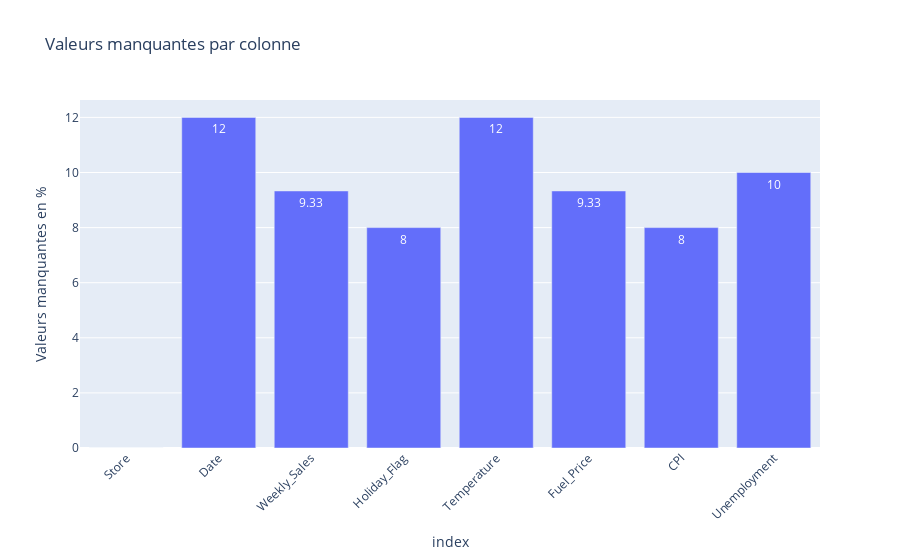
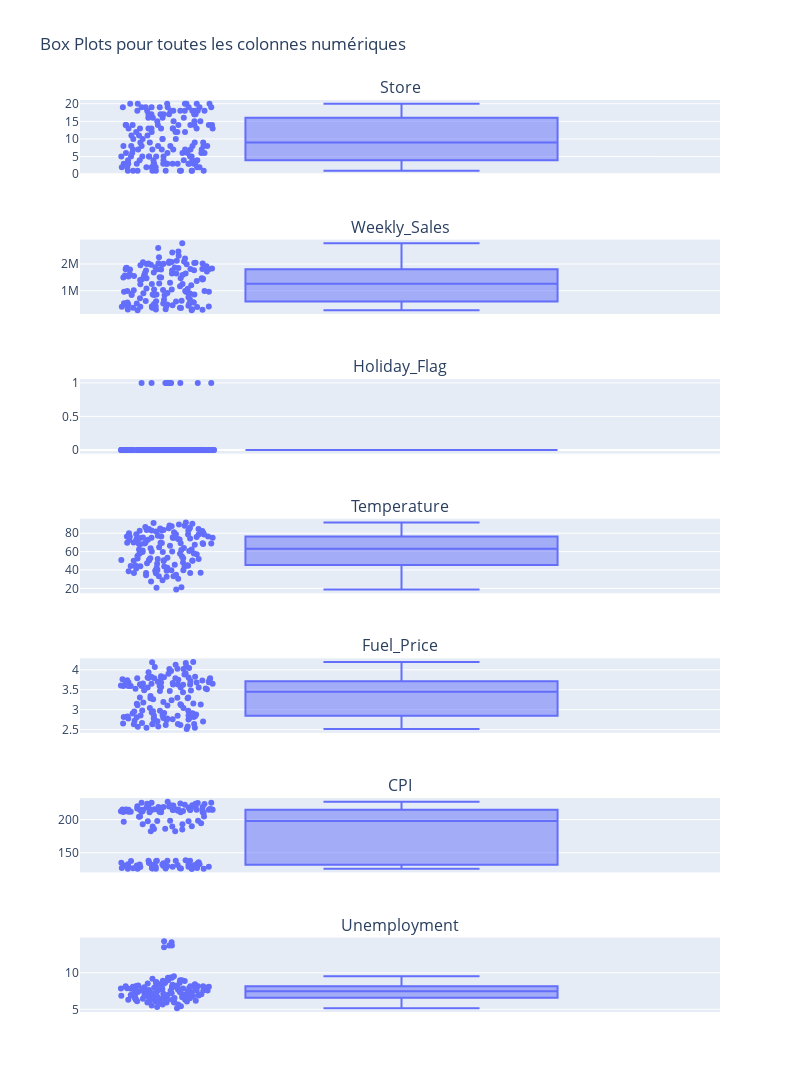

Notebook code for these charts, in order:
### Markdown cell above
### L'EDA Analyse exploratoire des données Basique
---

### Code cell
print(f"Nous avons {df.shape[0]} colonnes et {df.shape[1]} lignes dans ce jeu de données")

print("\n... Informations sur les colonnes et les types de données ...")
df.info() 

print("\n... Statistiques descriptives sur les colonnes numériques ...")
display(df.describe())

print("\n... Valeurs manquantes ...")
nb_valeurs_manquantes = df.isnull().sum()
pourcentage_valeurs_manquantes = (df.isnull().mean() * 100).round(2)
df_manquants = pd.DataFrame({
    'Nombre de Valeurs Manquantes': nb_valeurs_manquantes,
    '% Valeurs Manquantes': pourcentage_valeurs_manquantes
})
# Ne garder que les colonnes avec des valeurs manquantes
df_manquants[df_manquants['Nombre de Valeurs Manquantes'] > 0].sort_values('Nombre de Valeurs Manquantes', ascending=False)
print(df_manquants)

print("\n... Visualisation des valeurs manquantes ...")
fig = px.bar(df_manquants, 
             x=pourcentage_valeurs_manquantes.index, 
             y=pourcentage_valeurs_manquantes.values, 
             title="Valeurs manquantes par colonne",
             labels={'x': 'Colonnes', 'y': 'Valeurs manquantes en %'},
             text=pourcentage_valeurs_manquantes.values)

fig.update_layout(xaxis_tickangle=-45)
fig.show()

print("\n... Visualisation histogramme ...")
df.hist(figsize=(15,10))
plt.tight_layout()
plt.show()

print("\n... Visualisation box plot ...")
colonnes_numeriques = df.select_dtypes(include=['float64', 'int64']).columns

# Créer une figure avec des sous-graphiques (1 colonne, autant de lignes que de colonnes numériques)
fig = make_subplots(rows=len(colonnes_numeriques), cols=1, subplot_titles=colonnes_numeriques)

# Ajouter un box plot pour chaque colonne numérique
for i, colonne in enumerate(colonnes_numeriques, start=1):
    box_plot = px.box(df, y=colonne, points="all").data[0]
    fig.add_trace(box_plot, row=i, col=1)

fig.update_layout(
    height=300 * len(colonnes_numeriques),
    width=800,
    title_text="Box Plots pour toutes les colonnes numériques",
    showlegend=False
)
fig.show()

### Figure 1 — Plotly figure (JSON) as saved in the notebook; plotly's stock layout.template omitted (floating-point values rounded to 4 significant figures)
{"data": [{"alignmentgroup": "True", "hovertemplate": "index=%{x}<br>Valeurs manquantes en %=%{y}<br>text=%{text}<extra></extra>", "legendgroup": "", "marker": {"color": "#636efa", "pattern": {"shape": ""}}, "name": "", "offsetgroup": "", "orientation": "v", "showlegend": false, "text": [0, 12, 9.33, 8, 12, 9.33, 8, 10], "textposition": "auto", "type": "bar", "x": ["Store", "Date", "Weekly_Sales", "Holiday_Flag", "Temperature", "Fuel_Price", "CPI", "Unemployment"], "xaxis": "x", "y": [0, 12, 9.33, 8, 12, 9.33, 8, 10], "yaxis": "y"}], "layout": {"barmode": "relative", "legend": {"tracegroupgap": 0}, "title": {"text": "Valeurs manquantes par colonne"}, "xaxis": {"anchor": "y", "domain": [0, 1], "tickangle": -45, "title": {"text": "index"}}, "yaxis": {"anchor": "x", "domain": [0, 1], "title": {"text": "Valeurs manquantes en %"}}}}

### Figure 2 — Plotly figure (JSON) as saved in the notebook; plotly's stock layout.template omitted (floating-point values rounded to 4 significant figures; data arrays with more than 128 entries replaced by an {"elided": "..."} marker saying what was removed)
{"data": [{"alignmentgroup": "True", "boxpoints": "all", "hovertemplate": "Store=%{y}<extra></extra>", "legendgroup": "", "marker": {"color": "#636efa"}, "name": "", "notched": false, "offsetgroup": "", "orientation": "v", "showlegend": false, "type": "box", "x0": " ", "xaxis": "x", "y": {"elided": "150 int values"}, "y0": " ", "yaxis": "y"}, {"alignmentgroup": "True", "boxpoints": "all", "hovertemplate": "Weekly_Sales=%{y}<extra></extra>", "legendgroup": "", "marker": {"color": "#636efa"}, "name": "", "notched": false, "offsetgroup": "", "orientation": "v", "showlegend": false, "type": "box", "x0": " ", "xaxis": "x2", "y": {"elided": "150 float values"}, "y0": " ", "yaxis": "y2"}, {"alignmentgroup": "True", "boxpoints": "all", "hovertemplate": "Holiday_Flag=%{y}<extra></extra>", "legendgroup": "", "marker": {"color": "#636efa"}, "name": "", "notched": false, "offsetgroup": "", "orientation": "v", "showlegend": false, "type": "box", "x0": " ", "xaxis": "x3", "y": {"elided": "150 int values"}, "y0": " ", "yaxis": "y3"}, {"alignmentgroup": "True", "boxpoints": "all", "hovertemplate": "Temperature=%{y}<extra></extra>", "legendgroup": "", "marker": {"color": "#636efa"}, "name": "", "notched": false, "offsetgroup": "", "orientation": "v", "showlegend": false, "type": "box", "x0": " ", "xaxis": "x4", "y": {"elided": "150 float values"}, "y0": " ", "yaxis": "y4"}, {"alignmentgroup": "True", "boxpoints": "all", "hovertemplate": "Fuel_Price=%{y}<extra></extra>", "legendgroup": "", "marker": {"color": "#636efa"}, "name": "", "notched": false, "offsetgroup": "", "orientation": "v", "showlegend": false, "type": "box", "x0": " ", "xaxis": "x5", "y": {"elided": "150 float values"}, "y0": " ", "yaxis": "y5"}, {"alignmentgroup": "True", "boxpoints": "all", "hovertemplate": "CPI=%{y}<extra></extra>", "legendgroup": "", "marker": {"color": "#636efa"}, "name": "", "notched": false, "offsetgroup": "", "orientation": "v", "showlegend": false, "type": "box", "x0": " ", "xaxis": "x6", "y": {"elided": "150 float values"}, "y0": " ", "yaxis": "y6"}, {"alignmentgroup": "True", "boxpoints": "all", "hovertemplate": "Unemployment=%{y}<extra></extra>", "legendgroup": "", "marker": {"color": "#636efa"}, "name": "", "notched": false, "offsetgroup": "", "orientation": "v", "showlegend": false, "type": "box", "x0": " ", "xaxis": "x7", "y": {"elided": "150 float values"}, "y0": " ", "yaxis": "y7"}], "layout": {"annotations": [{"font": {"size": 16}, "showarrow": false, "text": "Store", "x": 0.5, "xanchor": "center", "xref": "paper", "y": 1.0, "yanchor": "bottom", "yref": "paper"}, {"font": {"size": 16}, "showarrow": false, "text": "Weekly_Sales", "x": 0.5, "xanchor": "center", "xref": "paper", "y": 0.8469, "yanchor": "bottom", "yref": "paper"}, {"font": {"size": 16}, "showarrow": false, "text": "Holiday_Flag", "x": 0.5, "xanchor": "center", "xref": "paper", "y": 0.6939, "yanchor": "bottom", "yref": "paper"}, {"font": {"size": 16}, "showarrow": false, "text": "Temperature", "x": 0.5, "xanchor": "center", "xref": "paper", "y": 0.5408, "yanchor": "bottom", "yref": "paper"}, {"font": {"size": 16}, "showarrow": false, "text": "Fuel_Price", "x": 0.5, "xanchor": "center", "xref": "paper", "y": 0.3878, "yanchor": "bottom", "yref": "paper"}, {"font": {"size": 16}, "showarrow": false, "text": "CPI", "x": 0.5, "xanchor": "center", "xref": "paper", "y": 0.2347, "yanchor": "bottom", "yref": "paper"}, {"font": {"size": 16}, "showarrow": false, "text": "Unemployment", "x": 0.5, "xanchor": "center", "xref": "paper", "y": 0.08163, "yanchor": "bottom", "yref": "paper"}], "height": 2100, "showlegend": false, "title": {"text": "Box Plots pour toutes les colonnes numériques"}, "width": 800, "xaxis": {"anchor": "y", "domain": [0, 1]}, "xaxis2": {"anchor": "y2", "domain": [0, 1]}, "xaxis3": {"anchor": "y3", "domain": [0, 1]}, "xaxis4": {"anchor": "y4", "domain": [0, 1]}, "xaxis5": {"anchor": "y5", "domain": [0, 1]}, "xaxis6": {"anchor": "y6", "domain": [0, 1]}, "xaxis7": {"anchor": "y7", "domain": [0, 1]}, "yaxis": {"anchor": "x", "domain": [0.9184, 1.0]}, "yaxis2": {"anchor": "x2", "domain": [0.7653, 0.8469]}, "yaxis3": {"anchor": "x3", "domain": [0.6122, 0.6939]}, "yaxis4": {"anchor": "x4", "domain": [0.4592, 0.5408]}, "yaxis5": {"anchor": "x5", "domain": [0.3061, 0.3878]}, "yaxis6": {"anchor": "x6", "domain": [0.1531, 0.2347]}, "yaxis7": {"anchor": "x7", "domain": [0, 0.08163]}}}
